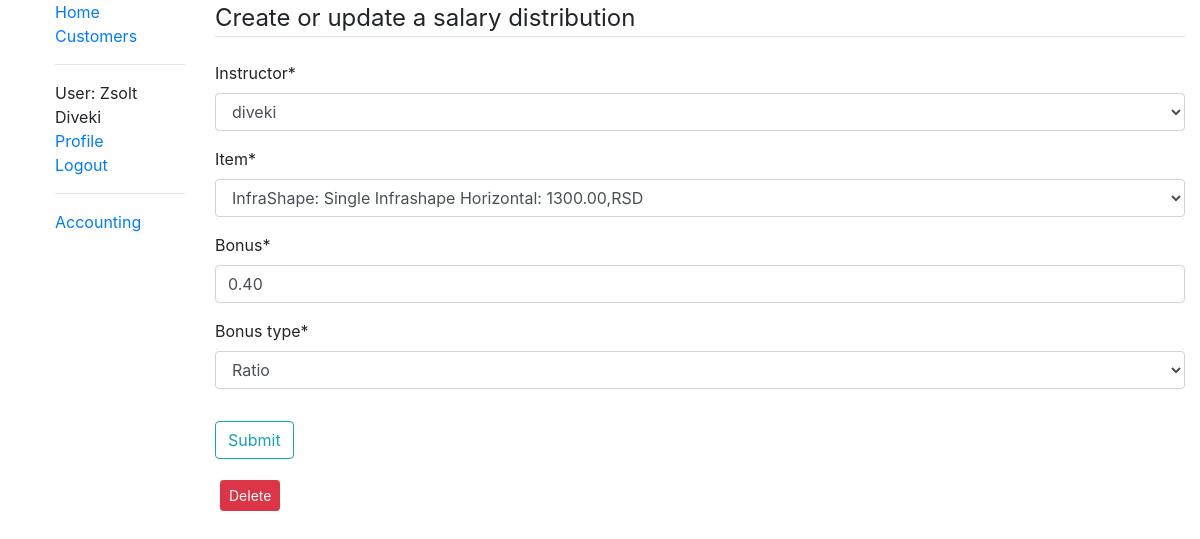
Page /accounting/salarydistribution/33/update (signed in) on the committed database.
### accounting/models.py (models this page shows, shortened)
class SalaryDistribution(models.Model):
    instructor = models.ForeignKey(User, on_delete=models.CASCADE)
    item = models.ForeignKey(IncomeCategories, on_delete=models.CASCADE)
    bonus = models.DecimalField(max_digits=8, decimal_places=2, blank=False, default=Decimal('0.00'))
    bonus_type_map = (
        ('F','Fixed'),
        ('R','Ratio'),
    )
    bonus_type = models.CharField(
        max_length=1,
        choices=bonus_type_map,
        blank=False,
        default='F',
    )
    class Meta:
        ordering = ['instructor', 'item']

### accounting/views.py (the view)
# urls.py: path('salarydistribution/<int:pk>/update', views.SalaryDistributionUpdate.as_view(), name='salarydistribution_update'),
class SalaryDistributionUpdate(LoginRequiredMixin, PermissionRequiredMixin, UpdateView):
    model = SalaryDistribution
    permission_required = 'accounting.can_see_all_financials'
    fields = '__all__'

### accounting/models.py (called while the page is built)
    def __str__(self):
        return f'{self.name}'

    def __str__(self):
        return f'{self.category_type}: {self.name}: {self.unit_price},{self.currency}'

### customers/models.py (called while the page is built)
    def get_absolute_url(self):
        return reverse('customers:person-detail', args=[str(self.slug)])

### accounting/templates/accounting/salarydistribution_form.html
{% extends "base_generic.html" %}
{% load crispy_forms_tags %}
{% block content %}
    <div class="content-section">
        <form method="POST" enctype = "multipart/form-data">{% csrf_token %}
            <fieldset class="form-group">
                <legend class="border-bottom mb-4">Create or update a salary distribution </legend>
                {{ form|crispy }}
            </fieldset>
            <div class="form-group">
                <button class="btn btn-outline-info" type="submit">Submit</button>
            </div>
        </form>
        {% if form.instance.id %}
        <a type="button" style="margin:5px" class="btn btn-danger btn-sm" href="{% url 'accounting:salarydistribution_delete' form.instance.id %}">Delete</a>
        {% endif %}
    </div>
{% endblock content %}

### templates/base_generic.html (shortened to what this page needs)
<!DOCTYPE html>
<html lang="en">
<head>
  <link rel="stylesheet" href="https://stackpath.bootstrapcdn.com/bootstrap/4.1.3/css/bootstrap.min.css">
  <link href="http://cdn.pydata.org/bokeh/release/bokeh-0.12.0.min.css" rel="stylesheet" type="text/css">
  <!-- {% load static %}
  <link rel="stylesheet" href="{% static 'css/styles.css' %}"> -->
</head>
<body>
  <div class="container-fluid">
    <div class="row">
      <div class="col-sm-2">
      {% block sidebar %}
        <ul class="sidebar-nav" style="list-style-type: none;">
          <li><a href="{% url 'index' %}">Home</a></li>
          <li><a href="{% url 'customers:customers-list' %}">Customers</a></li>
          <hr>
          {% if user.is_authenticated %}
            <li>User: {{user.get_full_name}}</li>
            <li><a href="{{ user.person.get_absolute_url}}">Profile</a></li>
            <li><a href="{% url 'logout' %}">Logout</a></li>
          {% else %}
            <li><a href="{% url 'login' %}">Login</a></li>
            <li><a href="{% url 'signup' %}">Sign Up</a></li>
          {% endif %}
          <hr>
          {% if perms.customers.can_see_own_financials %}
            <li><a href="{% url 'accounting:accounting' %}">Accounting</a></li>
          {% endif %}
        </ul>
     {% endblock %}
      </div>
      <div class="col-sm-10 ">{% block content %}{% endblock %}
      </div>
    </div>
  </div>
</body>
</html>

### rows in the picture
SalaryDistribution: instructor "diveki", item "InfraShape: Single Infrashape Horizontal: 1300.00,RSD", bonus "0.40", bonus_type "Ratio"

### other values in the picture
{{ user.get_full_name }} "Zsolt Diveki"
